Frame 1 (no input): blank canvas, image omitted
Frame 60 (no input): blank canvas, image omitted
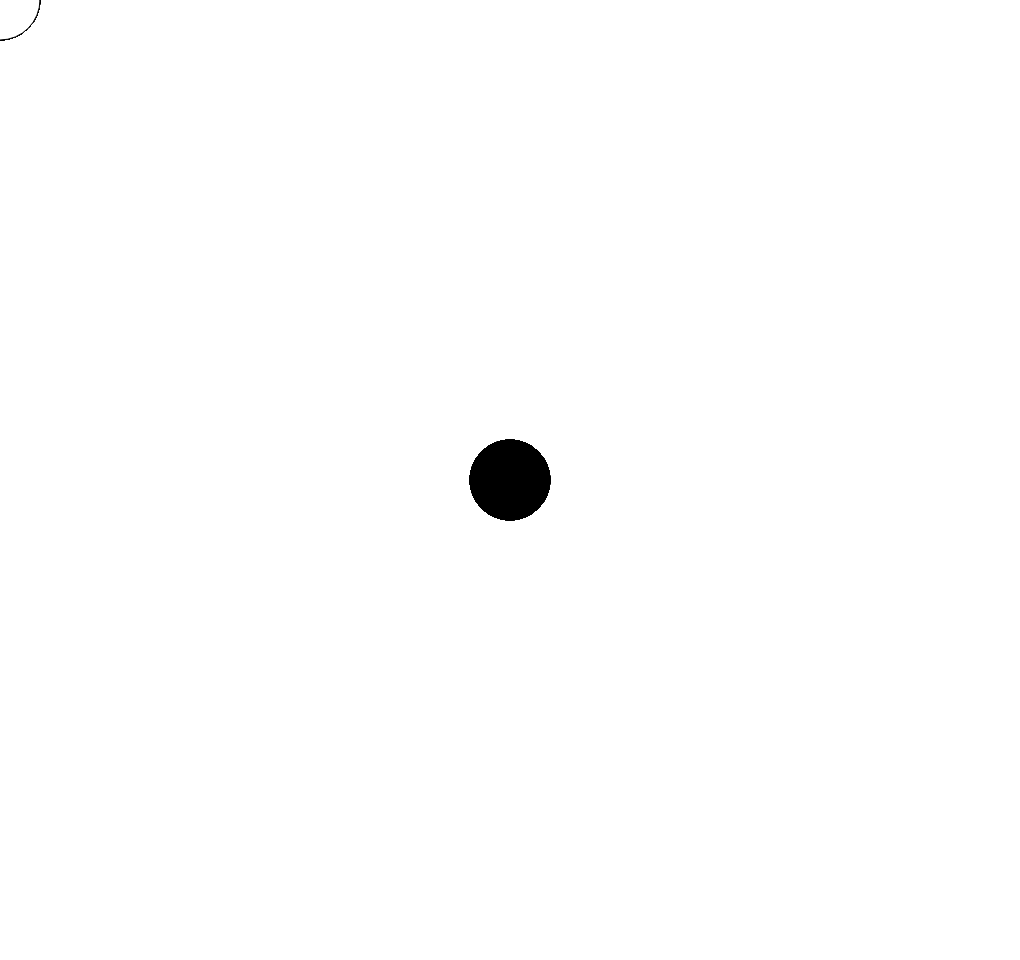
Frame 120 (the mouse pressed at the canvas centre since frame 60)

The p5.js sketch whose frames 1 and 60 were blank and that drew this single picture after the mouse press (run headless with seeded random() and noise() and a simulated clock; from frame 60 on, the mouse is pressed at the canvas centre):

// p5.js sketch
// ── sketch.js
function setup() {
  createCanvas(1020, 960);
}

function draw() {

  //  1    this creates an ellipse
  // background(204);
  // ellipse(50, 50, 80 ,80);

  // 2 create a bunch of circles
  if(mouseIsPressed){
    fill(0);
  } else {
    fill(255);
  }

  ellipse(mouseX, mouseY, 80, 80);

}
